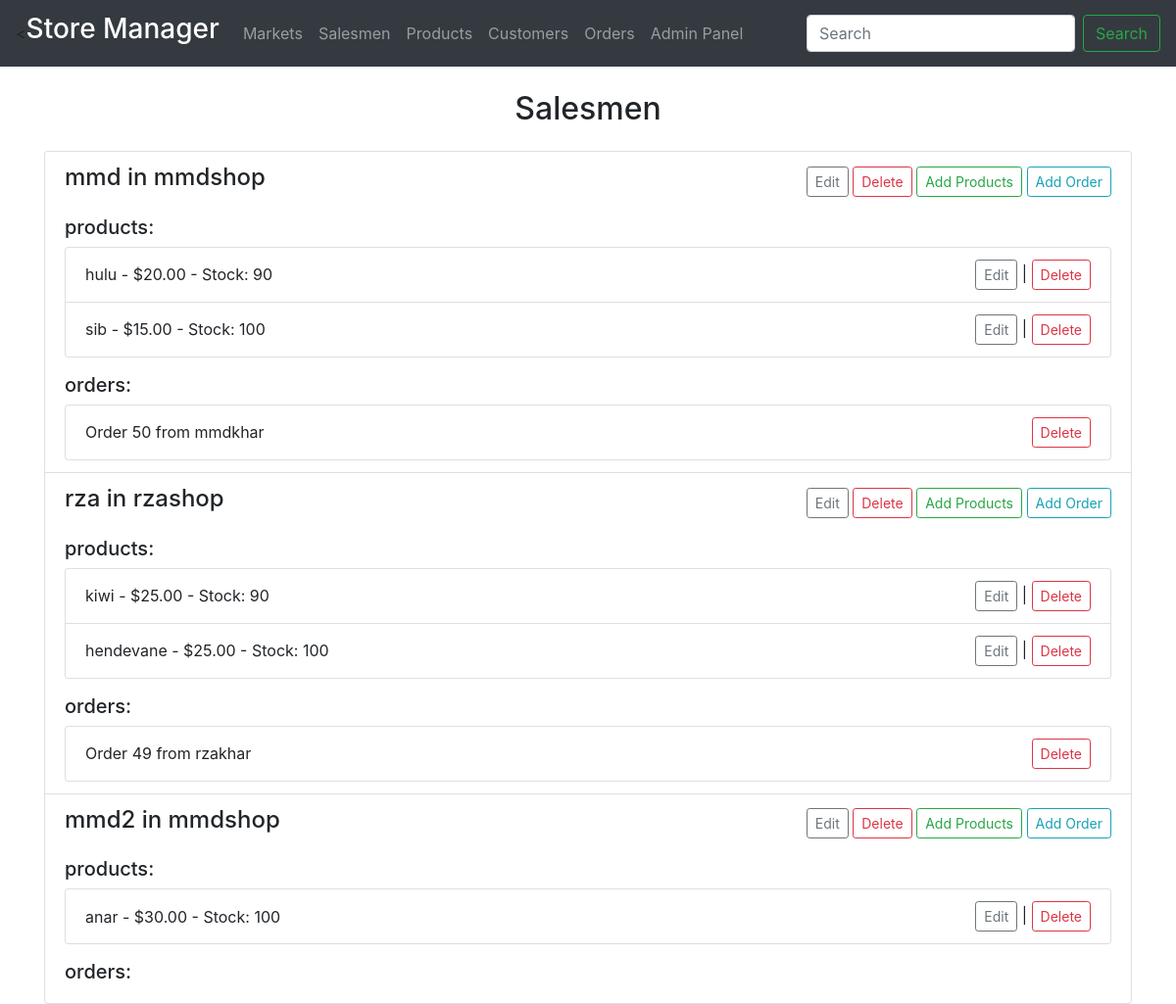
/salesman/, run on an earlier commit of the app's database.
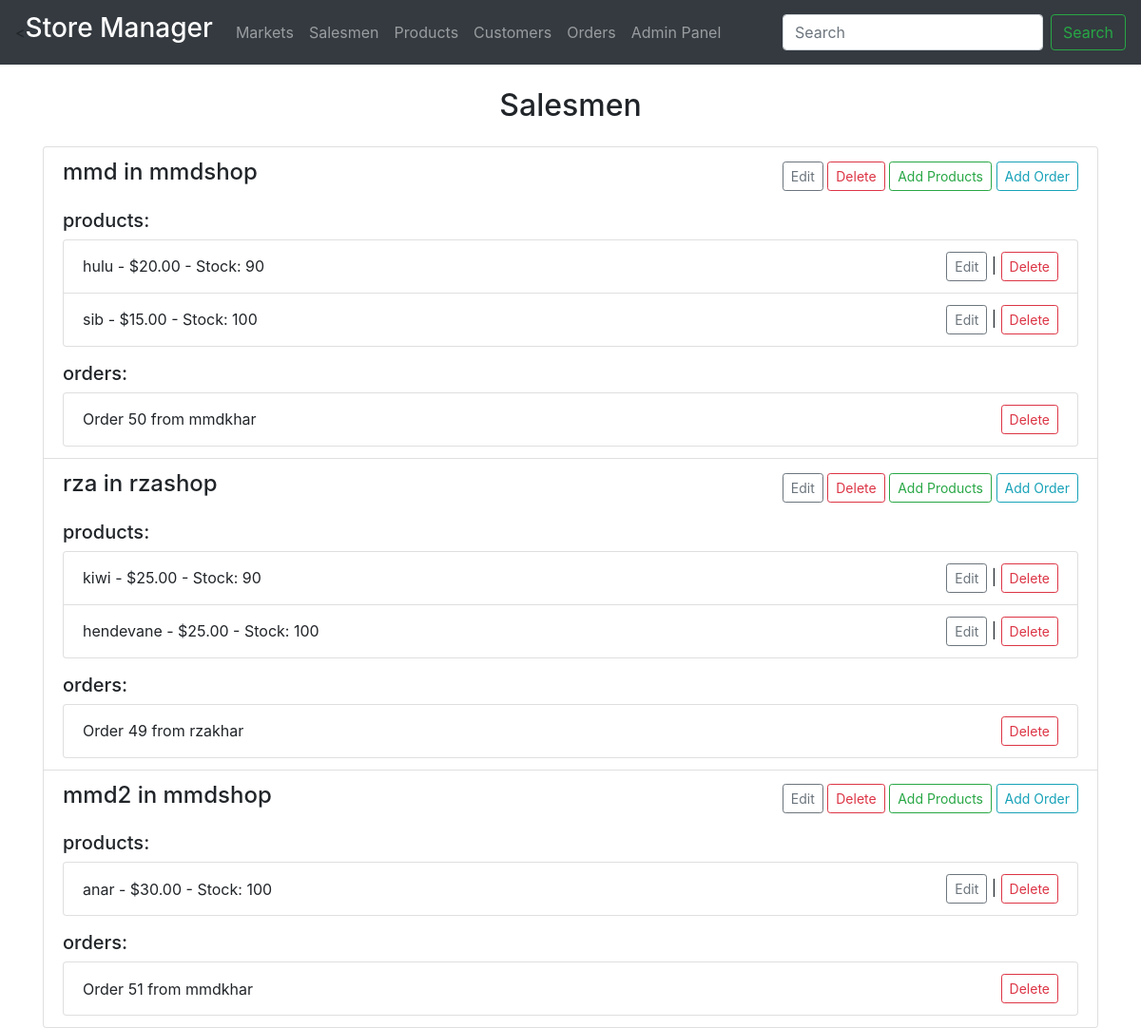
And on a later commit of the database.
### storeManager/models.py (models this page shows, shortened)
class Salesman(models.Model):
    salesman_id = models.AutoField(primary_key=True)
    salesman_name = models.CharField(max_length=255)
    market = models.ForeignKey(Market, on_delete=models.CASCADE)

class Market(models.Model):
    market_id = models.AutoField(primary_key=True)
    market_name = models.CharField(max_length=255)
    location = models.CharField(max_length=255)

class Product(models.Model):
    product_id = models.AutoField(primary_key=True)
    product_name = models.CharField(max_length=255)
    price = models.DecimalField(max_digits=10, decimal_places=2)
    stock = models.IntegerField()
    market = models.ForeignKey(Market, on_delete=models.CASCADE, null=True, blank=True)
    salesman = models.ForeignKey(Salesman, on_delete=models.CASCADE, null=True, blank=True)

class Order(models.Model):
    order_id = models.AutoField(primary_key=True)
    customer = models.ForeignKey(Customer, on_delete=models.CASCADE)
    order_date = models.DateField(auto_created=True, auto_now=True)
    market = models.ForeignKey(Market, on_delete=models.CASCADE, null=True, blank=True)
    salesman = models.ForeignKey(Salesman, on_delete=models.CASCADE, null=True, blank=True)
    total_value = models.IntegerField(default=0)

class Customer(models.Model):
    customer_id = models.AutoField(primary_key=True)
    customer_name = models.CharField(max_length=255)
    email = models.EmailField(null=True, blank=True)
    market = models.ForeignKey(Market, on_delete=models.CASCADE, null=True, blank=True)
    def __str__(self):
        return self.customer_name

### storeManager/views.py (the view)
# urls.py: path('salesman/', views.SalesmanListView.as_view(), name='salesman_list'),
class SalesmanListView(ListView):
    model = Salesman
    template_name = 'salesman/salesman_list.html'
    context_object_name = 'salesmen'
    def get_queryset(self):
        query = self.request.GET.get('q')
        if query:
            return Salesman.objects.filter(salesman_name__icontains=query)
        return Salesman.objects.all()
    def get_context_data(self, **kwargs):
        context = super().get_context_data(**kwargs)
        context['additional_objects'] = Product.objects.all()
        context['additional_objects2'] = Order.objects.all()
        return context

### storeManager/templates/salesman/salesman_list.html (shortened to what this page needs)
{% extends 'base.html' %}
{% block content %}
<div class="container">
    <h2 class="text-center my-4">Salesmen</h2>
    <div class="list-group">
        {% for salesman in object_list %}
        <div class="list-group-item">
            <div class="d-flex justify-content-between align-items-center">
                <h4>{{ salesman.salesman_name }} in {{ salesman.market.market_name }}</h4>
                <div>
                    <a href="{% url 'salesman_edit' salesman.pk %}" class="btn btn-sm btn-outline-secondary">Edit</a>
                    <a href="{% url 'salesman_delete' salesman.pk %}" class="btn btn-sm btn-outline-danger">Delete</a>
                    <a href="{% url 'salesman_addproduct' salesman.pk %}" class="btn btn-sm btn-outline-success">Add
                        Products</a>
                    <a href="{% url 'salesman_addorder' salesman.pk %}" class="btn btn-sm btn-outline-info">Add
                        Order</a>
                </div>
            </div>
            <div class="mt-3">
                <h5>products:</h5>
                <ul class="list-group">
                    {% for product in additional_objects %}
                    {% if product.salesman == salesman %}
                    <li class="list-group-item d-flex justify-content-between align-items-center">
                        {{ product.product_name }} - ${{ product.price }} - Stock: {{ product.stock }}
                        <div>
                            <a href="{% url 'product_edit' product.pk %}"
                                class="btn btn-sm btn-outline-secondary">Edit</a> |
                            <a href="{% url 'product_delete' product.pk %}"
                                class="btn btn-sm btn-outline-danger">Delete</a>
                        </div>
                    </li>
                    {% endif %}
                    {% empty %}
                    <li class="list-group-item">No products available</li>
                    {% endfor %}
                </ul>
            </div>
            <div class="mt-3">
                <h5>orders:</h5>
                <ul class="list-group">
                    {% for order in additional_objects2 %}
                    {% if order.salesman == salesman %}
                    <li class="list-group-item d-flex justify-content-between align-items-center">
                        Order {{ order.order_id }} from {{ order.customer }}
                        <div>
                            <a href="{% url 'order_delete' order.pk %}" class="btn btn-sm btn-outline-danger">Delete</a>
                        </div>
                    </li>
                    {% endif %}
                    {% empty %}
                    <li class="list-group-item">No orders available</li>
                    {% endfor %}
                </ul>
            </div>
        </div>
        {% endfor %}
    </div>
</div>
{% endblock %}

### storeManager/templates/base.html (shortened to what this page needs)
<!DOCTYPE html>
<html lang="en">
<head>
    <link rel="stylesheet" href="https://cdn.jsdelivr.net/npm/bootstrap@4.0.0/dist/css/bootstrap.min.css"
>
</head>
<body>
    <header>
        <nav class="navbar navbar-expand-lg navbar-dark bg-dark">
            <<a class="navbar-brand" href="{% url 'home' %}">
                <h3>Store Manager</h3></a>
                <div class="collapse navbar-collapse" id="navbarSupportedContent">
                    <ul class="navbar-nav mr-auto">
                        <div class="navbar-nav">
                            <a class="nav-item nav-link" href="{% url 'market_list' %}">Markets</a>
                            <a class="nav-item nav-link" href="{% url 'salesman_list' %}">Salesmen</a>
                            <a class="nav-item nav-link" href="{% url 'product_list' %}">Products</a>
                            <a class="nav-item nav-link" href="{% url 'customer_list' %}">Customers</a>
                            <a class="nav-item nav-link" href="{% url 'order_list' %}">Orders</a>
                            <a class="nav-item nav-link" href='/admin'>Admin Panel</a>
                        </div>
                    </ul>
                    <form class="form-inline my-2 my-lg-0" method="get">
                        <input class="form-control mr-sm-2" type="search" placeholder="Search" name="q">
                        <button class="btn btn-outline-success my-2 my-sm-0" type="submit">Search</button>
                    </form>
                </div>
        </nav>
    </header>
    <main>
        {% block content %}
        {% endblock %}
    </main>
</body>
</html>

What changed in the data, as far as the page shows it:
added Order: order_id "51", customer "mmdkhar", shown under Salesman "mmd2"
